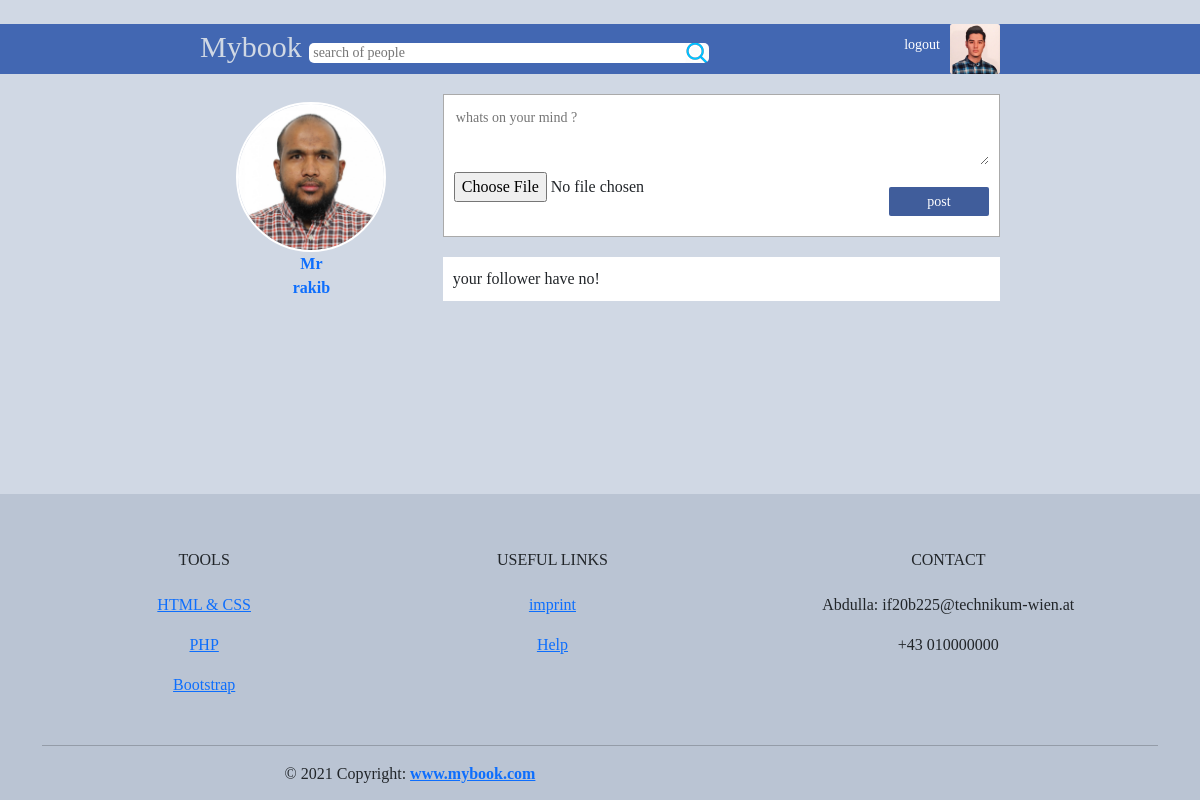
The app's page /index.php?id=82130014235811 (signed in) with its own data.
### tables this page shows
CREATE TABLE `users` (
  `id` bigint(19) NOT NULL,
  `userid` bigint(19) NOT NULL,
  `first_name` varchar(50) NOT NULL,
  `last_name` varchar(50) NOT NULL,
  `gender` varchar(6) NOT NULL,
  `email` varchar(100) NOT NULL,
  `password` varchar(100) NOT NULL,
  `url_address` varchar(100) NOT NULL,
  `date` timestamp NOT NULL DEFAULT current_timestamp() ON UPDATE current_timestamp(),
  `profile_image` varchar(1000) NOT NULL,
  `cover_image` varchar(1000) NOT NULL,
  `likes` int(11) NOT NULL,
  `about` varchar(1000) NOT NULL,
  `is_admin` tinyint(1) NOT NULL DEFAULT 0,
  `user_status` tinyint(4) NOT NULL COMMENT '1=active, 0 = inactive, 2= supended'
);

### classes/connect.class.php (called while the page is built, shortened)
<?php
Class Database
{
  private $host ="localhost";
  private $username='root';
  private $password='';
  private $db='mybook_db';
  function connect(){
      $connection= mysqli_connect($this->host,$this->username,$this->password,$this->db);
      return $connection;
  }
  function read($sql){
      $conn= $this->connect();
      $restult= mysqli_query($conn,$sql);
      if (!$restult){
          return false;
      }else{
          $data = false;
          while($row=mysqli_fetch_assoc($restult)){
            $data[]=$row;
          }
        return $data;
      }
  }
}
?>

### classes/login.class.php (called while the page is built, shortened)
<?php
class Login{
 public function check_login($id){
    if(is_numeric($id)){
        $sql="select * from users where userid ='$id' limit 1";
        $DB=new Database();
        $result = $DB->read($sql);
        if ($result){
            $user_data=$result[0];
            return $user_data;
        }else{
            header("Location:login.php");
            die();
        }
    }else{
        header("Location:login.php");
        die();
    }
}
}
?>

### classes/image.class.php (called while the page is built, shortened)
<?php
class Image {
public function get_thumb_profile($filename){
    $thumbnail= $filename."_profile_thumb.jpg";
    if(file_exists($thumbnail))
    {
        return $thumbnail;
    }
}
}
?>

### classes/profile.class.php (called while the page is built)
<?php
class Profile
{
    function get_profile($id)
    {
        $id= addslashes($id);
        $DB= new Database();
        $sql="select * from users where userid = '$id' limit 1";
        return $DB-> read($sql);
    }
}
?>

### index.php (the view, shortened to what this page needs)
<?php
$login= new Login();
 $user_data=$login->check_login($_SESSION['mybook_userid']);
 $USER= $user_data;
if (isset($_GET['id']) && is_numeric($_GET['id']))
{
        $profile= new Profile();
        $profile_data=$profile-> get_profile($_GET['id']);
        if (is_array($profile_data))
        {
         $user_data=$profile_data[0];
        }
}
?>
<!doctype html>
<html lang="en">
<head>
        <link href="https://cdn.jsdelivr.net/npm/bootstrap@5.0.0-beta1/dist/css/bootstrap.min.css" rel="stylesheet">
        <link  href="res/myCss.css?ver=<?php echo time(); ?>" rel="stylesheet">
</head>
<body>
   <br>
   <?php include("header.php"); ?>
        <div class="cover">
                <div class="below-cover">
                        <div style = "min-height:400px;flex:1;">
                                <div id= "friends_bar">
                                <?php
                                        $image="images/user_male.jpg";
                                        if(file_exists($user_data['profile_image']))
                                        {
                                                $image= $image_class->get_thumb_profile($user_data['profile_image']);
                                        }
                                ?>
                                        <img id = "profile_pic" src="<?php echo $image; ?>"><br/>
                                        <a href="profile.php" style="text-decoration:none;">
                                                <?php echo $user_data['first_name']."<br>".$user_data['last_name'];?>
                                        </a>
                                </div>
                        </div>
                <div class="post">
                        <div class="post-area">
                                <form method="POST" action="" enctype= "multipart/form-data">
                                        <textarea name = "post" placeholder ="whats on your mind ?"name="" id="" cols="30" ROWs="5"></textarea>
                                        <input type="file"name="file">
                                        <input type="submit"name="" id="post_button"value="post" style= margin-top:15px;>
                                </form>
                                <br>
                        </div>
                        <div id= "post_bar">
                        <?php
                                $DB =new Database();
                                $follower_ids=false;
                                if($follower_ids){
                                        $my_userid=$_SESSION['mybook_userid'];
                                        $sql= "select * from posts where userid ='$my_userid' || userid in('".$follower_ids."') order by id desc limit 30";
                                        $posts = $DB->read($sql);
                                }else{
                                        echo"your follower have no! ";
                                }
                        ?>
                        </div>
                </div>
        </div>
</div>
<?php
include("footer.php");
?>

### header.php
<?php
$corner_image="images/user_male.jpg";
if(isset($USER)){
  if(file_exists($USER['profile_image'])){
    $image_class=new Image();
    $corner_image= $image_class->get_thumb_profile($USER['profile_image']);
  }else{
    if($USER['gender']== "Female"){
      $corner_image="images/user_female.jpg";
    }
  }
}
?>
<div id ="blue_bar">
  <form method = "GET" action="search.php">
      <div style="width : 800px;margin:auto;font-size:30px;">
        <a href="index.php" style="color:#d0d8e4;text-decoration:none;">Mybook</a>
        <input type="text" id="search_box" name= "find" placeholder = "search of people" >
        <a href="profile.php">
          <img src="<?php echo $corner_image ; ?>" style = " width:50px; float:right ;border-radius:2px">
        </a>
        <a href="logout.php">
          <span style="font-size:14px;float:right;margin:10px;color:white">logout</span>
        </a>
      </div>
  </form>
</div>

### res/myCss.css (style rules this page uses)
body { font-family:tahoma; background-color:#d0d8e4; }
.cover { width: 800px; margin:auto; min-height:400px }
.below-cover { display :flex; }
.post { min-height:400px; flex:2.5; padding : 20px ; padding-right:0px; }
.post-area { border:solid thin #aaa; padding:10px; background-color:white; }
#blue_bar { height:50px; background-color:#4267B2; color : #d9dfeb; }
#search_box { width:400px; height:20px; border-radius:5px; border :none; padding : 4px; font-size:14px; background-image:url(../img/search.png); background-repeat:no-repeat; background-position:right; }
#post_button { float:right; background-color:#405d9b; border:none; color:white; font-size:14px; padding:4px; border-radius:2px; width:100px; }
#post_bar { margin-top:20px; background-color:white; padding:10px; }
#profile_pic { background-color:none; width:150px; border-radius:50%; border:solid 2px white; }
#friends_bar { margin-top:20px; min-height:400px; padding:8px; text-align:center; font-weight:bold; color:#405d9b; }
textarea { width:100%; border :none; font-family:tahoma; font-size:14px; padding:px; height:60px; }
.post { width:100%; }

### records on screen
users: profile_image (picture)
users: profile_image (picture), first_name "Mr", last_name "rakib"
